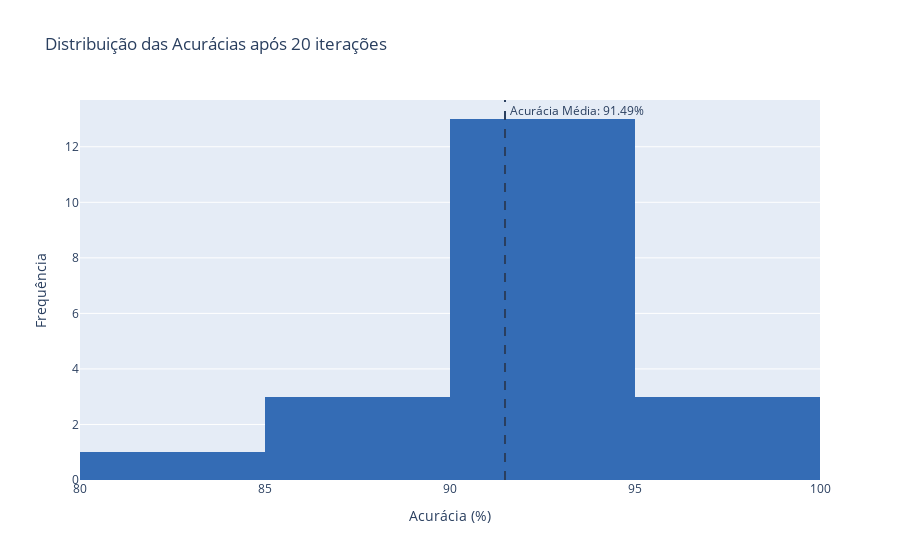

The notebook cell saved with this chart:
### Code cell
plot_accuracies(forest_res, export=True, filename='forest_acc', path='../figs/metrics')

### Figure 1 — Plotly figure (JSON) as saved in the notebook; plotly's stock layout.template omitted (floating-point values rounded to 4 significant figures)
{"data": [{"marker": {"color": "#346CB5"}, "nbinsx": 5, "type": "histogram", "x": [90.62, 92.19, 84.38, 93.75, 92.19, 87.5, 90.62, 95.31, 92.06, 87.3, 90.48, 93.65, 95.24, 90.48, 90.48, 98.41, 92.06, 93.65, 90.48, 88.89]}], "layout": {"annotations": [{"showarrow": false, "text": " Acurácia Média: 91.49%", "x": 91.49, "xanchor": "left", "xref": "x", "y": 1, "yanchor": "top", "yref": "y domain"}], "autosize": true, "shapes": [{"line": {"dash": "dash"}, "type": "line", "x0": 91.49, "x1": 91.49, "xref": "x", "y0": 0, "y1": 1, "yref": "y domain"}], "title": {"text": "Distribuição das Acurácias após 20 iterações"}, "xaxis": {"autorange": true, "range": [80, 100], "title": {"text": "Acurácia (%)"}, "type": "linear"}, "yaxis": {"autorange": true, "range": [0, 13.68], "title": {"text": "Frequência"}}}}
